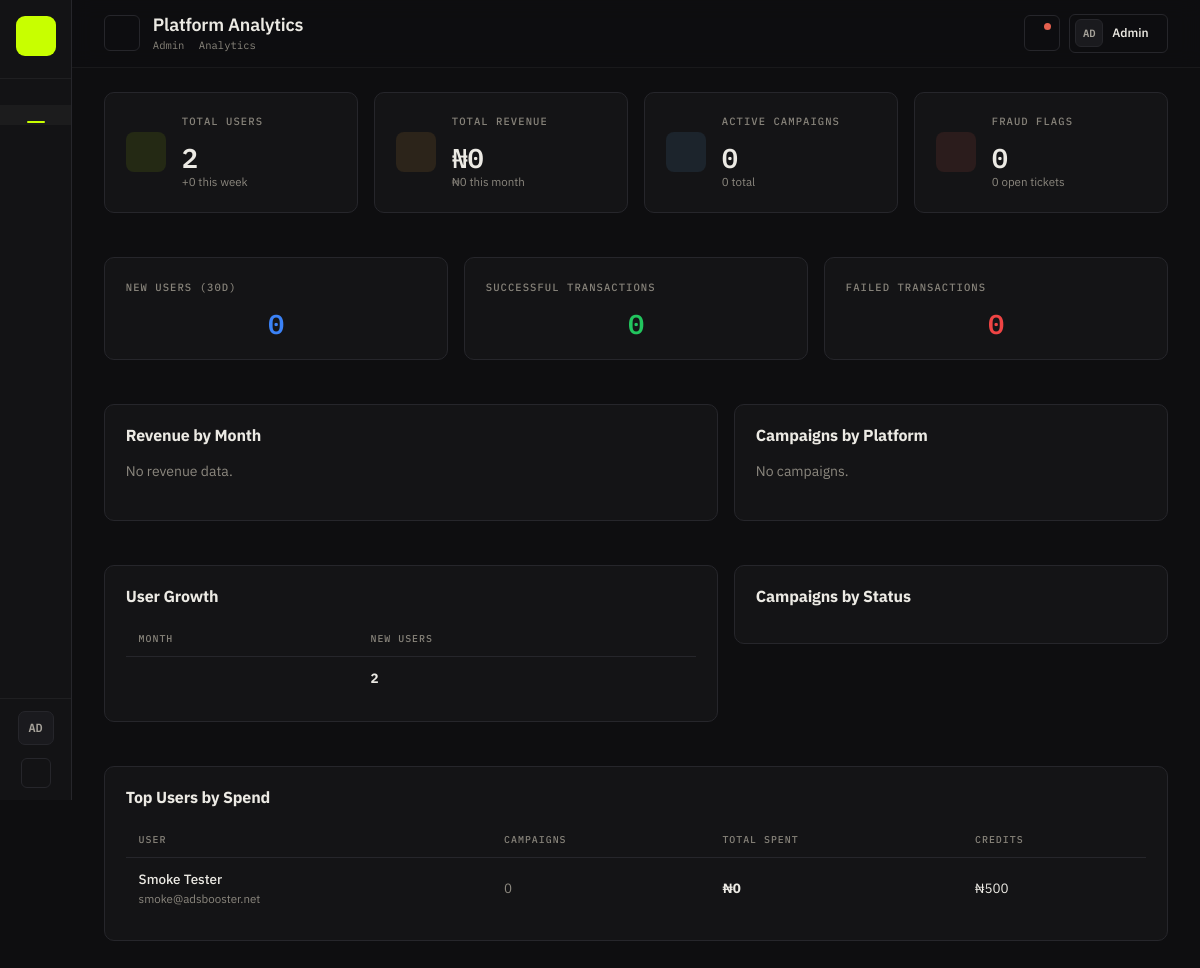
Page /admin/analytics.php (signed in) on the earlier database version.
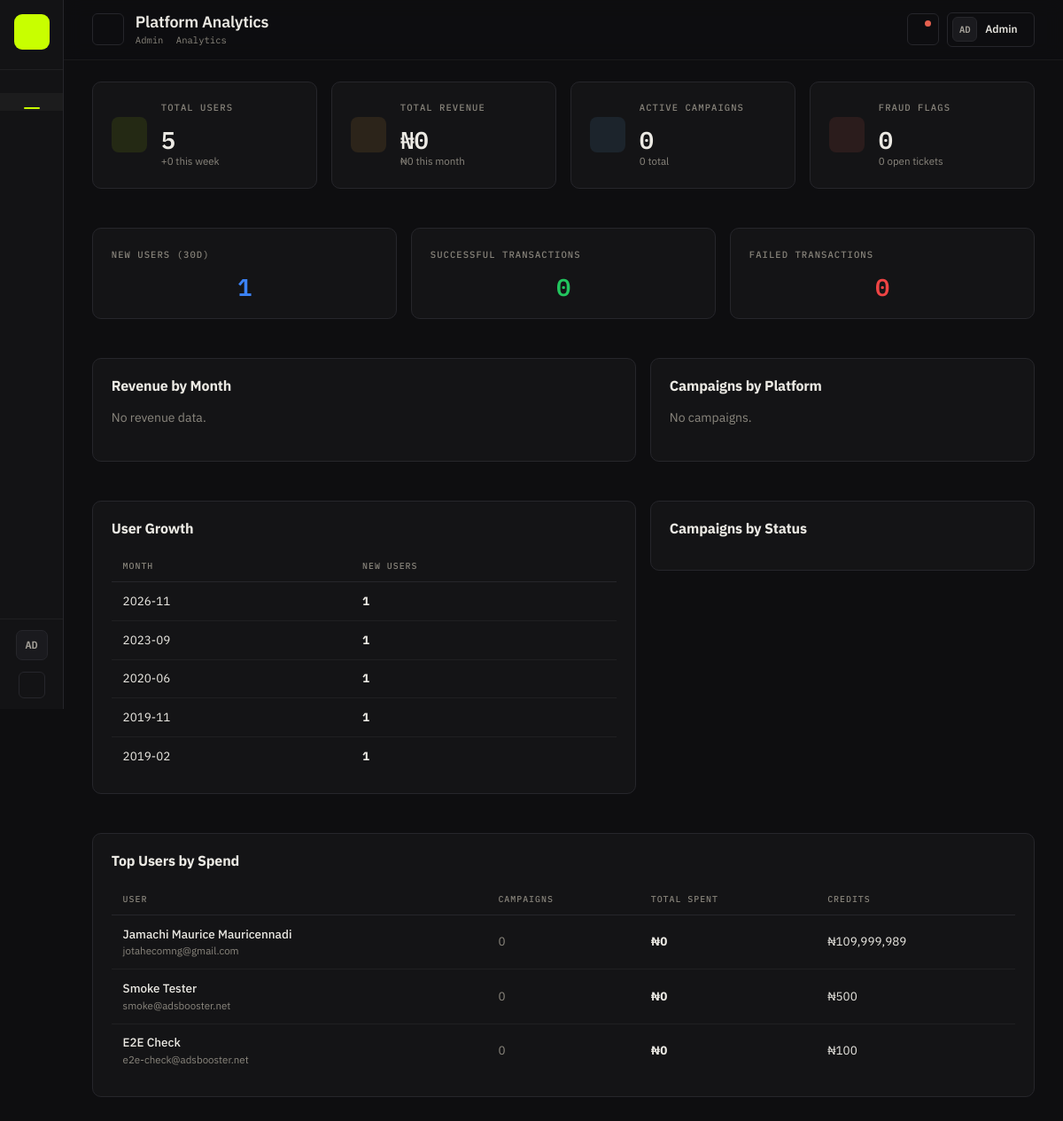
Same page on the later database version.
### tables this page shows
CREATE TABLE IF NOT EXISTS `users` (
  `id` int NOT NULL AUTO_INCREMENT,
  `full_name` varchar(150) DEFAULT NULL,
  `email` varchar(190) DEFAULT NULL,
  `ad_credits` decimal(12,2) DEFAULT '0.00',
  `ai_credits` int DEFAULT '0',
  `ai_preferred_provider` varchar(20) DEFAULT NULL,
  `avatar` varchar(500) DEFAULT NULL,
  `company` varchar(150) DEFAULT NULL,
  `user_role` varchar(50) DEFAULT 'user',
  `plan_id` int DEFAULT NULL,
  `status` varchar(20) DEFAULT 'active',
  `is_admin` tinyint(1) DEFAULT '0',
  `password` varchar(255) DEFAULT NULL,
  `role` varchar(50) DEFAULT 'user',
  `phone` varchar(50) DEFAULT NULL,
  `facebook` varchar(500) DEFAULT NULL,
  `twitter` varchar(500) DEFAULT NULL,
  `linkedin` varchar(500) DEFAULT NULL,
  `account_type` varchar(30) DEFAULT 'individual',
  `google_id` varchar(64) DEFAULT NULL,
  `referral_code` varchar(32) DEFAULT NULL,
  `referred_by` int DEFAULT NULL,
  `onboarding_completed` tinyint(1) NOT NULL DEFAULT '0',
  `two_factor_secret` varchar(255) DEFAULT NULL,
  `two_factor_enabled` tinyint(1) NOT NULL DEFAULT '0',
  `totp_enabled` tinyint(1) NOT NULL DEFAULT '0',
  `created_at` datetime DEFAULT NULL,
  `achievement_points` int NOT NULL DEFAULT '0',
  `billing_cycle` varchar(20) NOT NULL DEFAULT 'monthly',
  `plan_expiry` datetime DEFAULT NULL,
  `auto_refill_enabled` tinyint(1) NOT NULL DEFAULT '0',
  `auto_refill_threshold` decimal(10,2) NOT NULL DEFAULT '10.00',
  `auto_refill_amount` decimal(12,2) NOT NULL DEFAULT '50.00',
  `auto_refill_gateway` varchar(40) DEFAULT NULL,
  `parent_user_id` int DEFAULT NULL,
  `username` varchar(100) DEFAULT NULL,
  `headline` varchar(255) DEFAULT NULL,
  `bio` text,
  `two_factor_backup` text,
  `fa_attempts` int NOT NULL DEFAULT '0',
  `is_verified_seller` tinyint(1) NOT NULL DEFAULT '0',
  `totp_secret` varchar(255) DEFAULT NULL,
  `two_factor_type` varchar(20) DEFAULT NULL,
  `two_factor_setup_at` datetime DEFAULT NULL,
  `remember_token` varchar(64) DEFAULT NULL,
  `remember_token_expires_at` datetime DEFAULT NULL,
  `email_2fa_code` varchar(255) DEFAULT NULL,
  `email_2fa_expires_at` datetime DEFAULT NULL,
  `2fa_attempts` tinyint unsigned NOT NULL DEFAULT '0',
  PRIMARY KEY (`id`),
  UNIQUE KEY `email` (`email`)
);

### config/db.php (called while the page is built, shortened)
<?php
class Database
{
    private static ?Database $instance = null;
    private ?PDO $connection = null;
    private string $host = '127.0.0.1';
    private string $port = '3306';
    private string $dbname = 'adsbooster';
    private string $charset = 'utf8mb4';
    private string $username = 'root';
    private string $password = '';
    private function __construct()
    {
        $dsn = "mysql:host={$this->host};port={$this->port};dbname={$this->dbname};charset={$this->charset}";
        $options = [
            PDO::ATTR_ERRMODE            => PDO::ERRMODE_EXCEPTION,
            PDO::ATTR_DEFAULT_FETCH_MODE => PDO::FETCH_ASSOC,
            PDO::ATTR_EMULATE_PREPARES   => false,
            PDO::ATTR_TIMEOUT            => 8,
        ];
        try {
            $this->connection = new PDO($dsn, $this->username, $this->password, $options);
        } catch (PDOException $e) {
            error_log("Database connection failed: " . $e->getMessage());
            throw new \PDOException(
                'Database connection failed (db=' . $this->dbname . ', user=' . $this->username
                    . '): ' . $e->getMessage(),
                (int)$e->getCode(),
                $e
            );
        }
    }
    public function syncSessionTimezone(): void
    {
        $offset = date('P');
        try {
            $this->connection->exec("SET time_zone = '{$offset}'");
        } catch (\Throwable $e) {
            error_log('Database: could not pin session time_zone to ' . $offset . ': ' . $e->getMessage());
        }
    }
    public static function getInstance(): self
    {
        if (self::$instance === null) {
            self::$instance = new self();
        }
        return self::$instance;
    }
    public function query(string $sql, array $params = []): PDOStatement
    {
        $stmt = $this->connection->prepare($sql);
        $stmt->execute($params);
        return $stmt;
    }
    public function fetchOne(string $sql, array $params = []): ?array
    {
        $stmt = $this->query($sql, $params);
        $result = $stmt->fetch();
        return $result ?: null;
    }
    public function fetchAll(string $sql, array $params = []): array
    {
        $stmt = $this->query($sql, $params);
        return $stmt->fetchAll();
    }
    public function count(string $table, string $where = '1=1', array $params = []): int
    {
        $sql = "SELECT COUNT(*) as cnt FROM {$table} WHERE {$where}";
        $result = $this->fetchOne($sql, $params);
        return (int)($result['cnt'] ?? 0);
    }
}
function db(): Database
{
    return Database::getInstance();
}

### config/schema_guard.php (called while the page is built, shortened)
<?php declare(strict_types=1);
require_once __DIR__ . '/db.php';
class SchemaGuard
{
    public static function ensure(): array
    {
        $added = [];
        try {
            $pdo = db()->getConnection();
            foreach (self::COLUMNS as $table => $columns) {
                foreach ($columns as $column => $definition) {
                    if (self::columnExists($pdo, $table, $column)) {
                        continue;
                    }
                    $sql = "ALTER TABLE `{$table}` ADD COLUMN `{$column}` {$definition}";
                    $pdo->exec($sql);
                    $added[] = "{$table}.{$column}";
                }
            }
            foreach (self::TABLES as $table => $createSql) {
                if (self::tableExists($pdo, $table)) {
                    continue;
                }
                $pdo->exec($createSql);
                $added[] = $table;
            }
            foreach (self::BACKFILL as $table => $columns) {
                foreach ($columns as $column => $expression) {
                    $pdo->exec(
                        "UPDATE `{$table}` SET `{$column}` = `{$expression}`
                         WHERE `{$column}` IS NULL AND `{$expression}` IS NOT NULL"
                    );
                }
            }
            self::migratePricingPlans($pdo);
        } catch (\Throwable $e) {
            error_log('SchemaGuard: ' . $e->getMessage());
            return ['added' => $added, 'skipped' => false, 'error' => $e->getMessage()];
        }
        return ['added' => $added, 'skipped' => false, 'error' => null];
    }
    private static function tableExists(\PDO $pdo, string $table): bool
    {
        $stmt = $pdo->prepare(
            "SELECT COUNT(*) FROM information_schema.tables
             WHERE table_schema = DATABASE() AND table_name = ?"
        );
        $stmt->execute([$table]);
        return (int)$stmt->fetchColumn() > 0;
    }
    private static function migratePricingPlans(\PDO $pdo): void
    {
        $rate = self::ngnPerUsdRate();
    }
    private static function ngnPerUsdRate(): string
    {
        $rate = 1550.0;
        if (function_exists('exchange_rate_ngn_per_usd')) {
            try {
                $configured = exchange_rate_ngn_per_usd();
                if ($configured > 0) {
                    $rate = $configured;
                }
            } catch (\Throwable $e) {
            }
        }
        return number_format($rate, 4, '.', '');
    }
    private static function columnExists(\PDO $pdo, string $table, string $column): bool
    {
        $stmt = $pdo->prepare(
            "SELECT COUNT(*) FROM information_schema.columns
             WHERE table_schema = DATABASE() AND table_name = ? AND column_name = ?"
        );
        $stmt->execute([$table, $column]);
        return (int)$stmt->fetchColumn() > 0;
    }
}

### modules/money.php (called while the page is built, shortened)
<?php declare(strict_types=1);
function price_ngn_fmt(float $ngn): string
{
    return '₦' . number_format($ngn, 0);
}
function money_ngn_per_usd_rate(): float
{
    static $rate = null;
    if ($rate !== null) {
        return $rate;
    }
    $rate = 1550.0;
    try {
        $row = db()->fetchOne(
            "SELECT setting_value FROM site_settings WHERE setting_key = ?",
            ['ngn_usd_rate']
        );
        $value = (float)($row['setting_value'] ?? 0);
    } catch (\Throwable $e) {
    }
    return $rate;
}

### config/site_setting_and_config.php (called while the page is built, shortened)
<?php
require_once ROOT_PATH . '/config/db.php';
require_once ROOT_PATH . '/modules/money.php';
require_once __DIR__ . '/schema_guard.php';
SchemaGuard::ensure();
function e(?string $value): string
{
    return htmlspecialchars((string)($value ?? ''), ENT_QUOTES, 'UTF-8');
}
function currency_supported(): array
{
    return ['NGN' => '₦'];
}
function currency_current(): string
{
    return 'NGN';
}
function exchange_rate_ngn_per_usd(): float
{
    return money_ngn_per_usd_rate();
}
function price_convert(float $usd, ?string $to = null): float
{
    $to = $to ?? currency_current();
    if ($to === 'NGN') {
        return round($usd * exchange_rate_ngn_per_usd() / 25) * 25;
    }
    return round($usd, 2);
}
function price_fmt(float $usd, ?string $cur = null): string
{
    $cur = $cur ?? currency_current();
    $symbols = currency_supported();
    return $symbols[$cur] . number_format(price_convert($usd, $cur), $cur === 'NGN' ? 0 : 2);
}
function txn_amount_usd_sql(string $col = 'amount', string $currencyCol = 'currency'): string
{
    $rate = exchange_rate_ngn_per_usd();
    return "CASE WHEN UPPER(COALESCE({$currencyCol}, 'USD')) = 'NGN' THEN {$col} / " . sprintf('%.4F', $rate)
         . " ELSE {$col} END";
}

### includes/admin_guard.php (called while the page is built, shortened)
<?php
require_once __DIR__ . '/../config/site_setting_and_config.php';

### admin/analytics.php (the view, shortened to what the changed rows need)
<?php declare(strict_types=1);
require_once __DIR__ . '/../includes/admin_guard.php';
require_once __DIR__ . '/../config/site_setting_and_config.php';
$totalUsers       = db()->count('users');
$newUsersWeek     = db()->count('users', "created_at >= DATE_SUB(NOW(), INTERVAL 7 DAY)");
$newUsersMonth    = db()->count('users', "created_at >= DATE_SUB(NOW(), INTERVAL 30 DAY)");
$userGrowth = db()->fetchAll(
    "SELECT DATE_FORMAT(created_at, '%Y-%m') as month, COUNT(*) as count
     FROM users GROUP BY DATE_FORMAT(created_at, '%Y-%m') ORDER BY month DESC LIMIT 12"
);
$topUsers = db()->fetchAll(
    "SELECT u.id, u.full_name, u.email, u.ad_credits,
            COUNT(DISTINCT c.id) as campaign_count,
            COALESCE(SUM(" . txn_amount_usd_sql('t.amount', 't.currency') . "),0) as total_spent
     FROM users u
     LEFT JOIN ad_campaigns c ON c.user_id = u.id
     LEFT JOIN transactions t ON t.user_id = u.id AND t.status='successful'
     WHERE u.role='user'
     GROUP BY u.id ORDER BY total_spent DESC LIMIT 10"
);
require_once __DIR__ . '/sidebar.php';
?>
<div class="row g-3 mb-4">
    <div class="col-xl-3 col-md-6">
        <div class="admin-card d-flex align-items-center gap-3">
            <div>
                <div class="card-title">Total Users</div>
                <div class="card-value"><?= number_format($totalUsers) ?></div>
                <div style="font-size:0.72rem;color:var(--admin-text-muted);">+<?= $newUsersWeek ?> this week</div>
            </div>
        </div>
    </div>
</div>
<div class="row g-3 mb-4">
    <div class="col-md-4">
        <div class="admin-card text-center">
            <div class="card-title">New Users (30d)</div>
            <div class="card-value" style="color:#3b82f6;"><?= number_format($newUsersMonth) ?></div>
        </div>
    </div>
</div>
<div class="row g-3 mb-4">
    <div class="col-lg-7">
        <div class="admin-card">
            <?php if (empty($userGrowth)): ?>
                <p class="text-muted">No data.</p>
            <?php else: ?>
                <table class="admin-table">
                    <thead><tr><th>Month</th><th>New Users</th></tr></thead>
                    <tbody>
                    <?php foreach ($userGrowth as $ug): ?>
                        <tr>
                            <td class="text-white"><?= $ug['month'] ?></td>
                            <td class="text-white fw-bold"><?= $ug['count'] ?></td>
                        </tr>
                    <?php endforeach; ?>
                    </tbody>
                </table>
            <?php endif; ?>
        </div>
    </div>
</div>
<div class="admin-card">
    <div class="table-responsive">
        <table class="admin-table">
            <thead><tr><th>User</th><th>Campaigns</th><th>Total Spent</th><th>Credits</th></tr></thead>
            <tbody>
            <?php foreach ($topUsers as $tu): ?>
                <tr>
                    <td>
                        <div class="text-white fw-medium"><?= htmlspecialchars($tu['full_name'] ?? 'N/A') ?></div>
                        <div class="text-muted" style="font-size:0.72rem;"><?= htmlspecialchars($tu['email']) ?></div>
                    </td>
                    <td class="text-muted"><?= $tu['campaign_count'] ?></td>
                    <td class="text-white fw-bold"><?= price_fmt((float)$tu['total_spent']) ?></td>
                    <td class="text-white"><?= e(price_ngn_fmt((float)$tu['ad_credits'])) ?></td>
                </tr>
            <?php endforeach; ?>
            </tbody>
        </table>
    </div>
</div>
<?php require_once __DIR__ . '/footer.php'; ?>

Differences in the rows shown:
added users: full_name "Jamachi Maurice Mauricennadi", email "jotahecomng@gmail.com", campaign_count "0", total_spent "₦0", ad_credits "₦109,999,989"
added users: full_name "E2E Check", email "e2e-check@adsbooster.net", campaign_count "0", total_spent "₦0", ad_credits "₦100"
Other differences:
$totalUsers: "2" → "5"
$newUsersMonth: "0" → "1"
new list line: "2026-11 1"
new list line: "2023-09 1"
new list line: "2020-06 1"
new list line: "2019-11 1"
new list line: "2019-02 1"
list line gone: "2"
